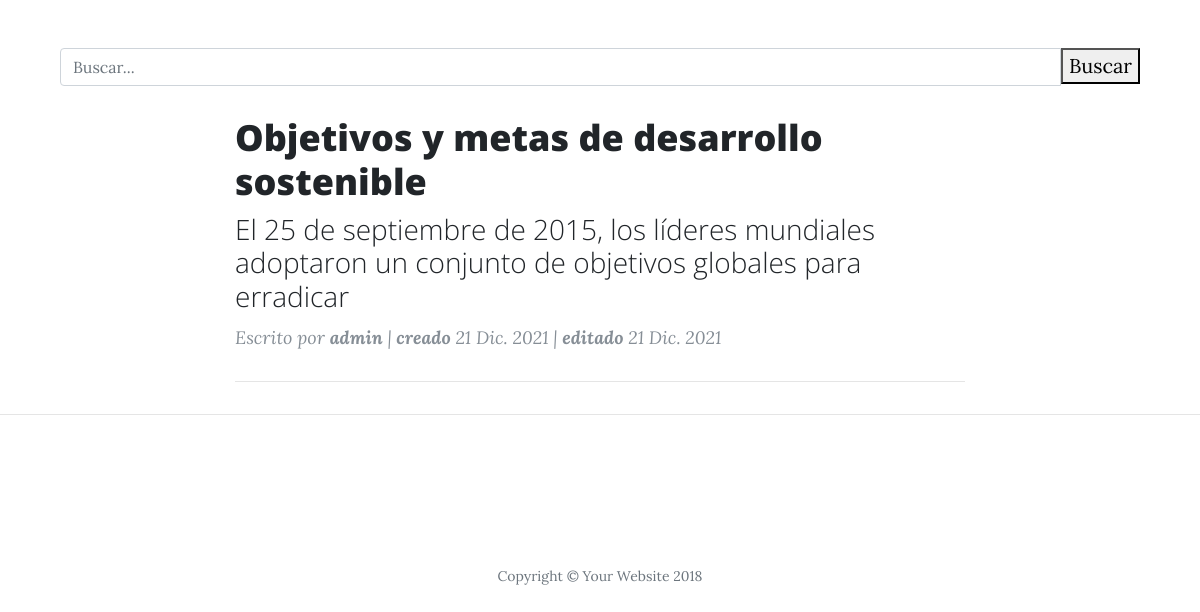
/ (lower part), run on an earlier commit of the app's database.
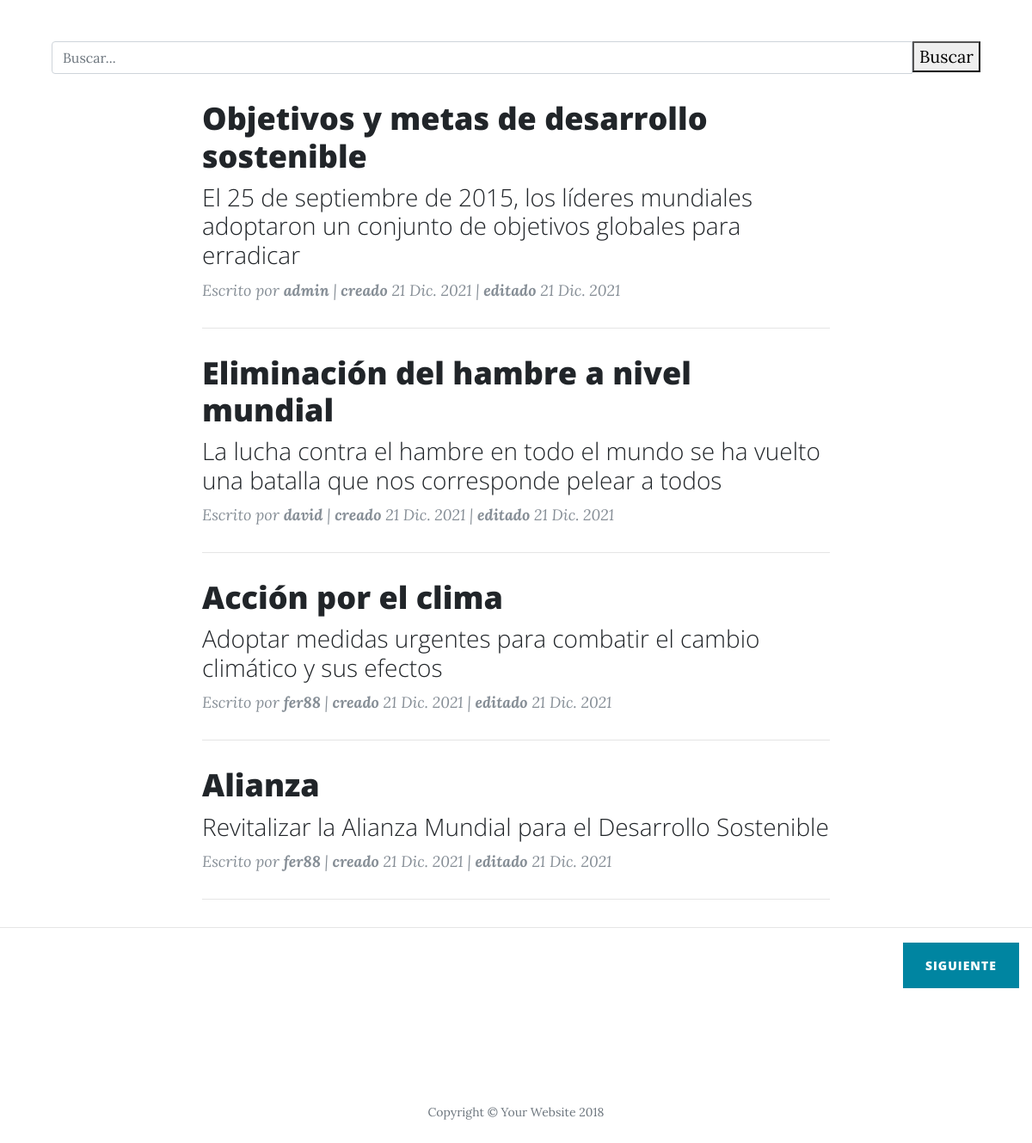
And on a later commit of the database.
### aplicaciones/blog/models.py (models this page shows, shortened)
class Post(models.Model):
    titulo = models.CharField('Titulo del post', max_length=90, null=False, blank=False)
    slug = models.CharField('Slug', max_length=100, null=False, blank=False)
    descripcion = models.CharField('Descripcion', max_length=110, null=True, blank=True)
    contenido = RichTextField()
    imagen = models.URLField(max_length=1000, null=True, blank=True)
    autor = models.ForeignKey(User, on_delete=models.CASCADE)
    categoria = models.ForeignKey(Categorias, on_delete=models.CASCADE)
    estado = models.BooleanField('Publicado/No publicado', default=True)
    fecha_creacion = models.DateField('Fecha de creacion', auto_now_add=True)
    fecha_modificacion = models.DateField('Fecha de modificacion', auto_now=True)
    class Meta:
        verbose_name = 'Post'
        verbose_name_plural = 'Posts'

### aplicaciones/blog/views.py (the view)
# urls.py: path('', views.inicio, name='inicio'),
def inicio(request):
    queryset = request.GET.get("buscar")
    posts = Post.objects.filter(estado = True)
    if queryset:
        posts1 = posts.filter(titulo__icontains = queryset)
        posts2 = posts.filter(descripcion__icontains = queryset)
        posts3 = posts.filter(autor__username__icontains = queryset)
        posts = posts1.union(posts2).union(posts3)
    paginator = Paginator(posts,4)
    page = request.GET.get('page')
    posts = paginator.get_page(page)
    template = 'index.html'
    contexto = {
        'posts':posts
    }
    return render(request, template, contexto)

### templates/index.html (shortened to what this page needs)
{% load static %}
<!DOCTYPE html>
<html lang="es">
  <head>
    <link href="{% static 'vendor/bootstrap/css/bootstrap.min.css' %}" rel="stylesheet">
    <link href="{% static 'vendor/fontawesome-free/css/all.min.css' %}" rel="stylesheet" type="text/css">
    <link href="{% static 'css/clean-blog.min.css' %}" rel="stylesheet">
  </head>
  <body>
{%block barra_busqueda%}
    <div class="container">
      <div class="row">
        <div class="col-md-12 search">
          <form method="get">
            <div id="custom-search-input">
              <div class="input-group col-md-12">
                <input type="text" class="form-control" placeholder="Buscar..." name="buscar" value="{{ request.GET.buscar }}">
                <span class="input-group-list">
                  <button type="submit" class="boton btn-sucess">Buscar</button>
                </span>
              </div>
            </div>
          </form>
        </div>
      </div>
    </div>
{% endblock barra_busqueda %}
  {%block contenido %}
    <div class="container">
      <div class="row">
        <div class="col-lg-8 col-md-10 mx-auto">
          {% if posts %}
            {% for post in posts %}
              <div class="post-preview">
                <a href="{% url 'blog:ver_post' post.slug %}">
                  <h2 class="post-title">
                    {{ post.titulo }}
                  </h2>
                  <h3 class="post-subtitle">
                    {{ post.descripcion }}
                  </h3>
                </a>
                <p class="post-meta">Escrito por
                  <strong>{{ post.autor }}</strong> |
                  <strong>creado</strong> {{ post.fecha_creacion }} |
                  <strong>editado</strong> {{ post.fecha_modificacion }}
                </p>
              </div>
              <hr>
            {% endfor %}
           {% else %}
            <h1>No existen post registrados</h1>
            {% endif %}
          </div>
        </div>
      </div>
    <hr>
  {%endblock contenido%}
  {%block boton%}
      <div class="row">
        <div class="col-md-12 col-lg-12 col-sm-12 col-xs-12">
          <div class="col-md-6 col-lg-6 col-sm-6 col-xs-6 float-left">
          </div>
        </div>
      </div>
      <div class="row">
        <div class="col-md-12 col-lg-12 col-sm-12 col-xs-12">
          <div class="col-md-6 col-lg-6 col-sm-6 col-xs-6 float-right">
            {% if posts.has_next %}
              <div class="clearfix">
                <a href="?page={{posts.next_page_number}}{% if request.GET.search %}&q={{ request.GET.search}}{%endif%}" class="btn btn-primary float-right">Siguiente</a>
              </div>
            {%endif%}
          </div>
        </div>
      </div>
    {%endblock boton%}
    <footer>
      <div class="container">
        <div class="row">
          <div class="col-lg-8 col-md-10 mx-auto">
            <ul class="list-inline text-center">
              <li class="list-inline-item">
                <a href="#">
                  <span class="fa-stack fa-lg">
                    <i class="fas fa-circle fa-stack-2x"></i>
                    <i class="fab fa-twitter fa-stack-1x fa-inverse"></i>
                  </span>
                </a>
              </li>
              <li class="list-inline-item">
                <a href="#">
                  <span class="fa-stack fa-lg">
                    <i class="fas fa-circle fa-stack-2x"></i>
                    <i class="fab fa-facebook-f fa-stack-1x fa-inverse"></i>
                  </span>
                </a>
              </li>
              <li class="list-inline-item">
                <a href="#">
                  <span class="fa-stack fa-lg">
                    <i class="fas fa-circle fa-stack-2x"></i>
                    <i class="fab fa-github fa-stack-1x fa-inverse"></i>
                  </span>
                </a>
              </li>
            </ul>
            <p class="copyright text-muted">Copyright &copy; Your Website 2018</p>
          </div>
        </div>
      </div>
    </footer>
  </body>
</html>

What changed in the data, as far as the page shows it:
added Post: titulo "Eliminación del hambre a nivel mundial", descripcion "La lucha contra el hambre en todo el mundo se ha vuelto una batalla que nos corresponde pelear a todos", autor "david", fecha_creacion "21 Dic. 2021", fecha_modificacion "21 Dic. 2021"
added Post: titulo "Acción por el clima", descripcion "Adoptar medidas urgentes para combatir el cambio climático y sus efectos", autor "fer88", fecha_creacion "21 Dic. 2021", fecha_modificacion "21 Dic. 2021"
added Post: titulo "Alianza", descripcion "Revitalizar la Alianza Mundial para el Desarrollo Sostenible", autor "fer88", fecha_creacion "21 Dic. 2021", fecha_modificacion "21 Dic. 2021"
Also different on the page:
text now shown: "SIGUIENTE"
